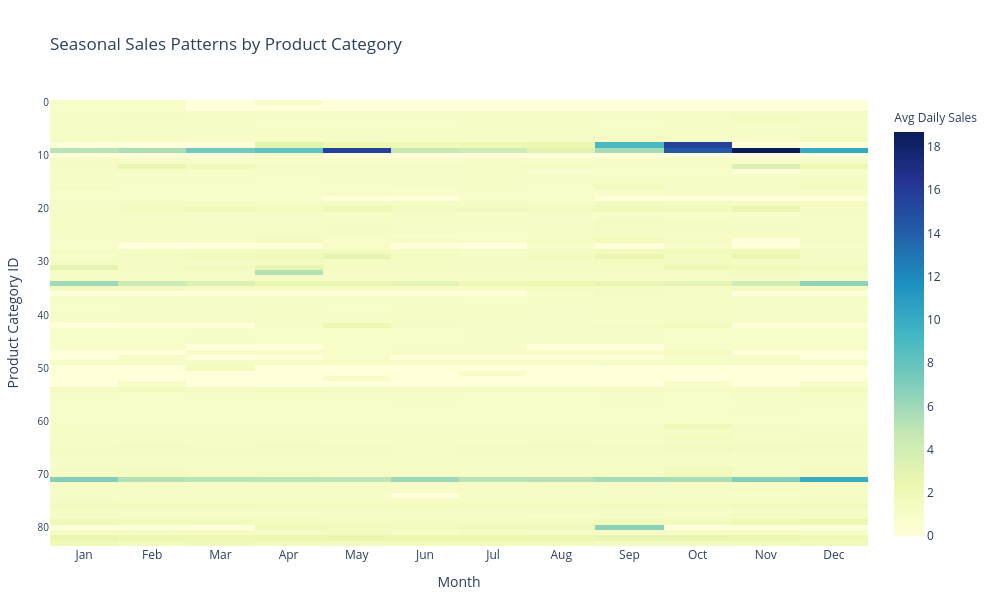

Notebook code for this chart:
### Markdown cell above
# Seasonality depending on month

### Code cell
df['month'] = pd.to_datetime(df['date']).dt.month

seasonal_cat = df.groupby(['month', 'item_category_id'])['item_cnt_day'].mean().reset_index()

fig = px.imshow(
    seasonal_cat.pivot(index='item_category_id', columns='month', values='item_cnt_day').fillna(0),
    labels=dict(x="Month", y="Item Category ID", color="Average Daily Sales"),
    title="Seasonal Sales Patterns by Product Category",
    color_continuous_scale='YlGnBu',
    aspect="auto"
)

fig.update_xaxes(
    tickmode='array',
    tickvals=list(range(1, 13)),
    ticktext=['Jan', 'Feb', 'Mar', 'Apr', 'May', 'Jun', 
              'Jul', 'Aug', 'Sep', 'Oct', 'Nov', 'Dec']
)
fig.update_yaxes(tickfont=dict(size=10))
fig.update_layout(
    width=1000,
    height=600,
    margin=dict(l=50, r=50, t=100, b=50),
    coloraxis_colorbar_title_font_size=12,
    xaxis_title="Month",
    yaxis_title="Product Category ID",
    coloraxis_colorbar_title_text="Avg Daily Sales"
)

fig.show()

### Figure 1 — Plotly figure (JSON) as saved in the notebook; plotly's stock layout.template omitted (floating-point values rounded to 4 significant figures; data arrays with more than 128 entries replaced by an {"elided": "..."} marker saying what was removed)
{"data": [{"coloraxis": "coloraxis", "hovertemplate": "Month: %{x}<br>Item Category ID: %{y}<br>Average Daily Sales: %{z}<extra></extra>", "name": "0", "type": "heatmap", "x": [1, 2, 3, 4, 5, 6, 7, 8, 9, 10, 11, 12], "xaxis": "x", "y": [0, 1, 2, 3, 4, 5, 6, 7, 8, 9, 10, 11, 12, 13, 14, 15, 16, 17, 18, 19, 20, 21, 22, 23, 24, 25, 26, 27, 28, 29, 30, 31, 32, 33, 34, 35, 36, 37, 38, 39, 40, 41, 42, 43, 44, 45, 46, 47, 48, 49, 50, 51, 52, 53, 54, 55, 56, 57, 58, 59, 60, 61, 62, 63, 64, 65, 66, 67, 68, 69, 70, 71, 72, 73, 74, 75, 76, 77, 78, 79, 80, 81, 82, 83], "yaxis": "y", "z": {"elided": "84x12 float values"}}], "layout": {"coloraxis": {"colorbar": {"title": {"font": {"size": 12}, "text": "Avg Daily Sales"}}, "colorscale": [[0, "rgb(255,255,217)"], [0.125, "rgb(237,248,177)"], [0.25, "rgb(199,233,180)"], [0.375, "rgb(127,205,187)"], [0.5, "rgb(65,182,196)"], [0.625, "rgb(29,145,192)"], [0.75, "rgb(34,94,168)"], [0.875, "rgb(37,52,148)"], [1, "rgb(8,29,88)"]]}, "height": 600, "margin": {"b": 50, "l": 50, "r": 50, "t": 100}, "title": {"text": "Seasonal Sales Patterns by Product Category"}, "width": 1000, "xaxis": {"anchor": "y", "domain": [0, 1], "tickmode": "array", "ticktext": ["Jan", "Feb", "Mar", "Apr", "May", "Jun", "Jul", "Aug", "Sep", "Oct", "Nov", "Dec"], "tickvals": [1, 2, 3, 4, 5, 6, 7, 8, 9, 10, 11, 12], "title": {"text": "Month"}}, "yaxis": {"anchor": "x", "autorange": "reversed", "domain": [0, 1], "tickfont": {"size": 10}, "title": {"text": "Product Category ID"}}}}
